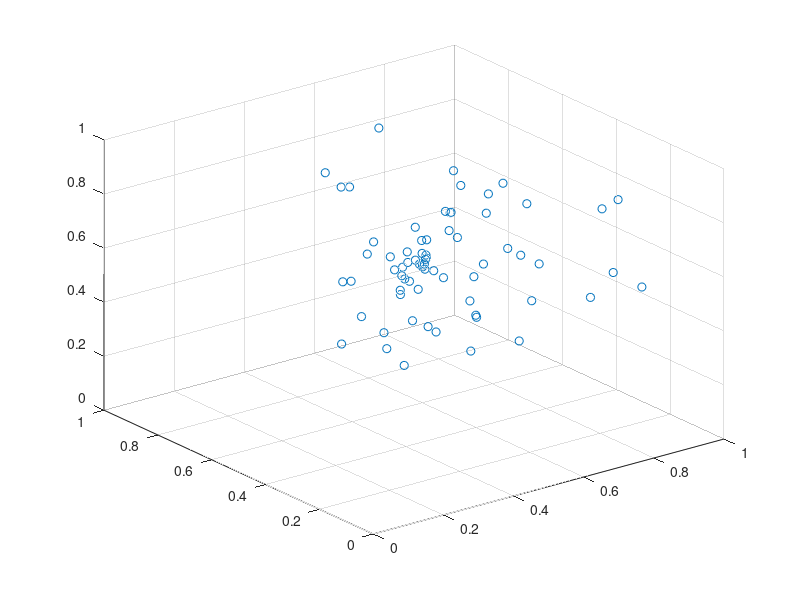

Here is the MATLAB script that generated this plot: (Note: this script raises an error after producing the figure.)
% Generate a point cloud in shape of a filled ball in Euclidean space. Then 
% compute Betti curves for subset of points.

clc
clear all
% ===================================
%% Add path tothe Cique-top library
addpath("../clique-top")
% ===================================
%% Set rand seeed for reproducibility
rng(1234)
% ===================================
%% Parameters
num_of_points = 70;
outer_radius = 1.;

variance_1 = 0.01;
var_sclae_1 = 3;

plot_spheres = true;

distance_measure = 'euclidean';

alg_name = 'naive';
dens_range = 0.6;

export_cloud_to_csv = true;
export_distances_to_csv= true;
results_folder = 'results/';
% ===================================
%% Generate ball
% generate set of radius values
r = rand(num_of_points, 1);
r = (outer_radius.*r);

angles_1 = (2*pi()).*rand(num_of_points, 1);
angles_2 = (2*pi()).*rand(num_of_points, 1);

X = r.*sin(angles_1).*sin(angles_2);
X = X.* 0.5 + 0.5;
Y = r.*cos(angles_1).*sin(angles_2);
Y = Y.* 0.5 + 0.5;
Z = r.*cos(angles_2);
Z = Z.* 0.5 + 0.5;

% Add noise
X_wnoise = X(:) + sqrt(0*variance_1)*randn(size(X(:)));
Y_wnoise = Y(:) + sqrt(0*variance_1)*randn(size(Y(:)));
Z_wnoise = Z(:) + sqrt(0*variance_1)*randn(size(Z(:)));

% Normalize
X_wnoise_n = X_wnoise ./ max(abs(X_wnoise));
Y_wnoise_n = Y_wnoise ./ max(abs(Y_wnoise));
Z_wnoise_n = Z_wnoise ./ max(abs(Z_wnoise));

dataset_b = [X_wnoise_n Y_wnoise_n Z_wnoise_n];

if plot_spheres
    figure;
    scatter3(X_wnoise_n,Y_wnoise_n,Z_wnoise_n)
end

% dsit_matrix_b = squareform(pdist(dataset_b));
dsit_matrix_b = squareform(pdist(dataset_b, distance_measure));
% ===================================
%% Compute and plot Betti curves
compute_and_plot_cliq_top(dsit_matrix_b, num_of_points, alg_name, dens_range , 'ball');

%% Esport to CSV file
csv_res_folder = strcat(results_folder, 'csv/');
if export_cloud_to_csv
    writematrix(dataset_b,strcat(csv_res_folder,'ball_coord_1', ...
                                                size(dataset_b,1),'.csv'))
end

if export_distances_to_csv
    writematrix(dsit_matrix_b,strcat(csv_res_folder,'dist_mat_ball', ...
                                            size(dsit_matrix_b,1),'.csv'));
end